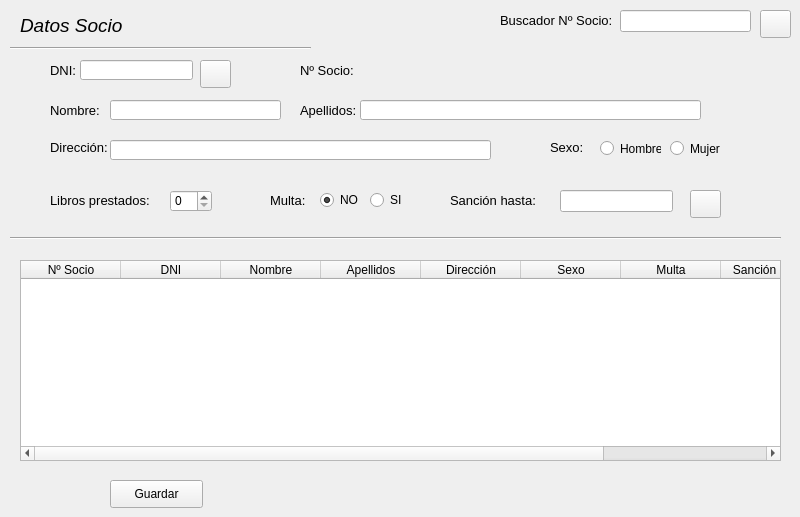
    <widget class="QWidget" name="socios">
     <attribute name="title">
      <string>Socios</string>
     </attribute>
     <widget class="Line" name="line_6">
      <property name="geometry">
       <rect>
        <x>10</x>
        <y>40</y>
        <width>301</width>
        <height>16</height>
       </rect>
      </property>
      <property name="orientation">
       <enum>Qt::Horizontal</enum>
      </property>
     </widget>
     <widget class="QLabel" name="datosSocioSocios">
      <property name="geometry">
       <rect>
        <x>20</x>
        <y>10</y>
        <width>171</width>
        <height>31</height>
       </rect>
      </property>
      <property name="text">
       <string>&lt;html&gt;&lt;head/&gt;&lt;body&gt;&lt;p&gt;&lt;span style=&quot; font-size:14pt; font-style:italic;&quot;&gt;Datos Socio&lt;/span&gt;&lt;/p&gt;&lt;/body&gt;&lt;/html&gt;</string>
      </property>
     </widget>
     <widget class="QLabel" name="labelDni">
      <property name="geometry">
       <rect>
        <x>50</x>
        <y>60</y>
        <width>31</width>
        <height>21</height>
       </rect>
      </property>
      <property name="text">
       <string>&lt;html&gt;&lt;head/&gt;&lt;body&gt;&lt;p&gt;&lt;span style=&quot; font-size:10pt;&quot;&gt;DNI:&lt;/span&gt;&lt;/p&gt;&lt;/body&gt;&lt;/html&gt;</string>
      </property>
     </widget>
     <widget class="QLineEdit" name="lineEditDni">
      <property name="geometry">
       <rect>
        <x>80</x>
        <y>60</y>
        <width>113</width>
        <height>20</height>
       </rect>
      </property>
     </widget>
     <widget class="QLabel" name="labelValidarDni">
      <property name="geometry">
       <rect>
        <x>20</x>
        <y>60</y>
        <width>21</width>
        <height>21</height>
       </rect>
      </property>
      <property name="text">
       <string/>
      </property>
     </widget>
     <widget class="QLabel" name="labelNombre">
      <property name="geometry">
       <rect>
        <x>50</x>
        <y>100</y>
        <width>61</width>
        <height>21</height>
       </rect>
      </property>
      <property name="text">
       <string>&lt;html&gt;&lt;head/&gt;&lt;body&gt;&lt;p&gt;&lt;span style=&quot; font-size:10pt;&quot;&gt;Nombre:&lt;/span&gt;&lt;/p&gt;&lt;/body&gt;&lt;/html&gt;</string>
      </property>
     </widget>
     <widget class="QLineEdit" name="lineEditNombre">
      <property name="geometry">
       <rect>
        <x>110</x>
        <y>100</y>
        <width>171</width>
        <height>20</height>
       </rect>
      </property>
     </widget>
     <widget class="QLabel" name="labelApellidos">
      <property name="geometry">
       <rect>
        <x>300</x>
        <y>100</y>
        <width>61</width>
        <height>21</height>
       </rect>
      </property>
      <property name="text">
       <string>&lt;html&gt;&lt;head/&gt;&lt;body&gt;&lt;p&gt;&lt;span style=&quot; font-size:10pt;&quot;&gt;Apellidos:&lt;/span&gt;&lt;/p&gt;&lt;/body&gt;&lt;/html&gt;</string>
      </property>
     </widget>
     <widget class="QLineEdit" name="lineEditApellidos">
      <property name="geometry">
       <rect>
        <x>360</x>
        <y>100</y>
        <width>341</width>
        <height>20</height>
       </rect>
      </property>
     </widget>
     <widget class="QLabel" name="label">
      <property name="geometry">
       <rect>
        <x>50</x>
        <y>140</y>
        <width>61</width>
        <height>16</height>
       </rect>
      </property>
      <property name="text">
       <string>&lt;html&gt;&lt;head/&gt;&lt;body&gt;&lt;p&gt;&lt;span style=&quot; font-size:10pt;&quot;&gt;Dirección:&lt;/span&gt;&lt;/p&gt;&lt;/body&gt;&lt;/html&gt;</string>
      </property>
     </widget>
     <widget class="QLineEdit" name="lineEditDireccion">
      <property name="geometry">
       <rect>
        <x>110</x>
        <y>140</y>
        <width>381</width>
        <height>20</height>
       </rect>
      </property>
     </widget>
     <widget class="QLabel" name="labelSexo">
      <property name="geometry">
       <rect>
        <x>550</x>
        <y>140</y>
        <width>41</width>
        <height>16</height>
       </rect>
      </property>
      <property name="text">
       <string>&lt;html&gt;&lt;head/&gt;&lt;body&gt;&lt;p&gt;&lt;span style=&quot; font-size:10pt;&quot;&gt;Sexo:&lt;/span&gt;&lt;/p&gt;&lt;/body&gt;&lt;/html&gt;</string>
      </property>
     </widget>
     <widget class="QRadioButton" name="radioButtonHombre">
      <property name="geometry">
       <rect>
        <x>600</x>
        <y>140</y>
        <width>61</width>
        <height>17</height>
       </rect>
      </property>
      <property name="text">
       <string>Hombre</string>
      </property>
      <attribute name="buttonGroup">
       <string notr="true">buttonGroupSexo</string>
      </attribute>
     </widget>
     <widget class="QRadioButton" name="radioButtonMujer">
      <property name="geometry">
       <rect>
        <x>670</x>
        <y>140</y>
        <width>82</width>
        <height>17</height>
       </rect>
      </property>
      <property name="text">
       <string>Mujer</string>
      </property>
      <attribute name="buttonGroup">
       <string notr="true">buttonGroupSexo</string>
      </attribute>
     </widget>
     <widget class="Line" name="line_8">
      <property name="geometry">
       <rect>
        <x>10</x>
        <y>230</y>
        <width>771</width>
        <height>16</height>
       </rect>
      </property>
      <property name="orientation">
       <enum>Qt::Horizontal</enum>
      </property>
     </widget>
     <widget class="QTableWidget" name="tablaSocios">
      <property name="geometry">
       <rect>
        <x>20</x>
        <y>260</y>
        <width>761</width>
        <height>201</height>
       </rect>
      </property>
      <column>
       <property name="text">
        <string>Nº Socio</string>
       </property>
      </column>
      <column>
       <property name="text">
        <string>DNI</string>
       </property>
      </column>
      <column>
       <property name="text">
        <string>Nombre</string>
       </property>
      </column>
      <column>
       <property name="text">
        <string>Apellidos</string>
       </property>
      </column>
      <column>
       <property name="text">
        <string>Dirección</string>
       </property>
      </column>
      <column>
       <property name="text">
        <string>Sexo</string>
       </property>
      </column>
      <column>
       <property name="text">
        <string>Multa</string>
       </property>
      </column>
      <column>
       <property name="text">
        <string>Sanción hasta</string>
       </property>
      </column>
      <column>
       <property name="text">
        <string>Libros prestados</string>
       </property>
      </column>
     </widget>
     <widget class="QLabel" name="labelnumeroSocio">
      <property name="geometry">
       <rect>
        <x>500</x>
        <y>10</y>
        <width>111</width>
        <height>21</height>
       </rect>
      </property>
      <property name="text">
       <string>&lt;html&gt;&lt;head/&gt;&lt;body&gt;&lt;p&gt;&lt;span style=&quot; font-size:10pt;&quot;&gt;Buscador Nº Socio:&lt;/span&gt;&lt;/p&gt;&lt;/body&gt;&lt;/html&gt;</string>
      </property>
     </widget>
     <widget class="QLineEdit" name="lineEditNumeroSocio">
      <property name="geometry">
       <rect>
        <x>620</x>
        <y>10</y>
        <width>131</width>
        <height>22</height>
       </rect>
      </property>
     </widget>
     <widget class="QPushButton" name="pushButtonBuscarDni">
      <property name="geometry">
       <rect>
        <x>200</x>
        <y>60</y>
        <width>31</width>
        <height>28</height>
       </rect>
      </property>
      <property name="text">
       <string/>
      </property>
      <property name="icon">
       <iconset resource="lupa.qrc">
        <normaloff>:/lupa/img/lupa.jpg</normaloff>:/lupa/img/lupa.jpg</iconset>
      </property>
     </widget>
     <widget class="QPushButton" name="pushButtonBuscarNumSocio">
      <property name="geometry">
       <rect>
        <x>760</x>
        <y>10</y>
        <width>31</width>
        <height>28</height>
       </rect>
      </property>
      <property name="text">
       <string/>
      </property>
      <property name="icon">
       <iconset resource="lupa.qrc">
        <normaloff>:/lupa/img/lupa.jpg</normaloff>:/lupa/img/lupa.jpg</iconset>
      </property>
     </widget>
     <widget class="QPushButton" name="pushButtonGuardarSocio">
      <property name="geometry">
       <rect>
        <x>110</x>
        <y>480</y>
        <width>93</width>
        <height>28</height>
       </rect>
      </property>
      <property name="text">
       <string>Guardar</string>
      </property>
     </widget>
     <widget class="QSpinBox" name="spinBoxNumLibros">
      <property name="geometry">
       <rect>
        <x>170</x>
        <y>190</y>
        <width>42</width>
        <height>22</height>
       </rect>
      </property>
      <property name="maximum">
       <number>3</number>
      </property>
     </widget>
     <widget class="QLabel" name="labelNumLibros">
      <property name="geometry">
       <rect>
        <x>50</x>
        <y>190</y>
        <width>111</width>
        <height>21</height>
       </rect>
      </property>
      <property name="text">
       <string>&lt;html&gt;&lt;head/&gt;&lt;body&gt;&lt;p&gt;&lt;span style=&quot; font-size:10pt;&quot;&gt;Libros prestados:&lt;/span&gt;&lt;/p&gt;&lt;/body&gt;&lt;/html&gt;</string>
      </property>
     </widget>
     <widget class="QLabel" name="labelMultaSocio">
      <property name="geometry">
       <rect>
        <x>270</x>
        <y>190</y>
        <width>55</width>
        <height>21</height>
       </rect>
      </property>
      <property name="text">
       <string>&lt;html&gt;&lt;head/&gt;&lt;body&gt;&lt;p&gt;&lt;span style=&quot; font-size:10pt;&quot;&gt;Multa:&lt;/span&gt;&lt;/p&gt;&lt;/body&gt;&lt;/html&gt;</string>
      </property>
     </widget>
     <widget class="QRadioButton" name="radioButtonMultaNo">
      <property name="geometry">
       <rect>
        <x>320</x>
        <y>190</y>
        <width>51</width>
        <height>20</height>
       </rect>
      </property>
      <property name="text">
       <string>NO</string>
      </property>
      <property name="checked">
       <bool>true</bool>
      </property>
      <attribute name="buttonGroup">
       <string notr="true">buttonGroupMulta</string>
      </attribute>
     </widget>
     <widget class="QRadioButton" name="radioButtonMultaSi">
      <property name="geometry">
       <rect>
        <x>370</x>
        <y>190</y>
        <width>51</width>
        <height>20</height>
       </rect>
      </property>
      <property name="text">
       <string>SI</string>
      </property>
      <attribute name="buttonGroup">
       <string notr="true">buttonGroupMulta</string>
      </attribute>
     </widget>
     <widget class="QLabel" name="labelSancionHasta">
      <property name="geometry">
       <rect>
        <x>450</x>
        <y>190</y>
        <width>111</width>
        <height>21</height>
       </rect>
      </property>
      <property name="text">
       <string>&lt;html&gt;&lt;head/&gt;&lt;body&gt;&lt;p&gt;&lt;span style=&quot; font-size:10pt;&quot;&gt;Sanción hasta:&lt;/span&gt;&lt;/p&gt;&lt;/body&gt;&lt;/html&gt;</string>
      </property>
     </widget>
     <widget class="QLineEdit" name="lineEditSancionHasta">
      <property name="geometry">
       <rect>
        <x>560</x>
        <y>190</y>
        <width>113</width>
        <height>22</height>
       </rect>
      </property>
     </widget>
     <widget class="QPushButton" name="pushButtonSancionHasta">
      <property name="geometry">
       <rect>
        <x>690</x>
        <y>190</y>
        <width>31</width>
        <height>28</height>
       </rect>
      </property>
      <property name="text">
       <string/>
      </property>
      <property name="icon">
       <iconset resource="calendario.qrc">
        <normaloff>:/calendario/img/calendar-icon.png</normaloff>:/calendario/img/calendar-icon.png</iconset>
      </property>
     </widget>
     <widget class="QLabel" name="labelnumeroSocio_2">
      <property name="geometry">
       <rect>
        <x>300</x>
        <y>60</y>
        <width>71</width>
        <height>21</height>
       </rect>
      </property>
      <property name="text">
       <string>&lt;html&gt;&lt;head/&gt;&lt;body&gt;&lt;p&gt;&lt;span style=&quot; font-size:10pt;&quot;&gt;Nº Socio:&lt;/span&gt;&lt;/p&gt;&lt;/body&gt;&lt;/html&gt;</string>
      </property>
     </widget>
     <widget class="QLabel" name="labelNumSocioGenerado">
      <property name="geometry">
       <rect>
        <x>370</x>
        <y>60</y>
        <width>61</width>
        <height>21</height>
       </rect>
      </property>
      <property name="text">
       <string/>
      </property>
     </widget>
    </widget>
